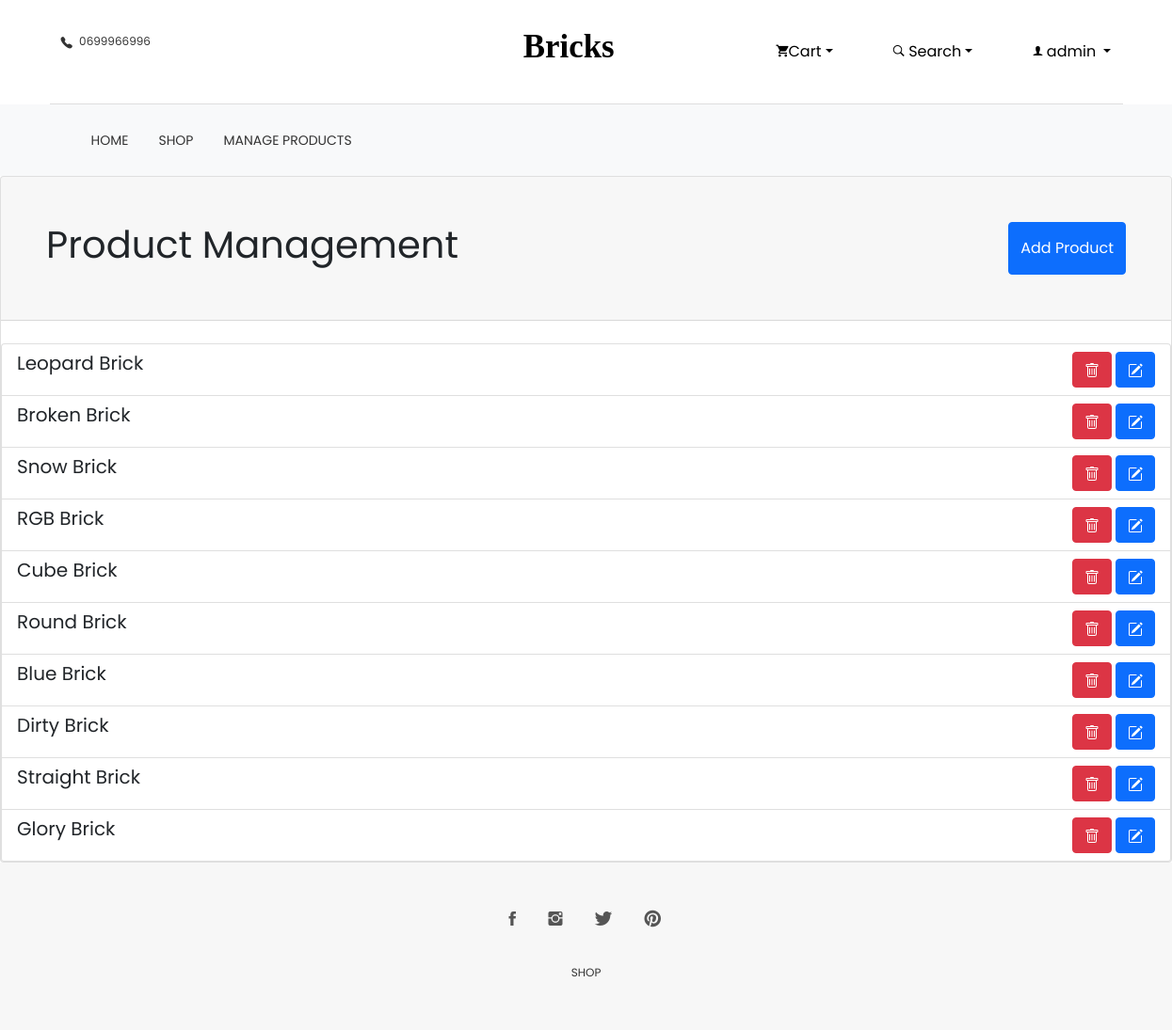
/manage-products.php (signed in), run on the app's committed database.
### tables this page shows
CREATE TABLE `product` (
  `id` int(11) NOT NULL AUTO_INCREMENT,
  `name` varchar(45) NOT NULL,
  `price` double(4,2) NOT NULL,
  `description` varchar(500) DEFAULT NULL,
  `image` varchar(260) DEFAULT NULL,
  `categoryId` int(11) DEFAULT NULL,
  PRIMARY KEY (`id`)
);

### php/controller/productFunc.php (called while the page is built, shortened)
<?php
function getAllProducts(){
    $dblink = getDB();
    $sql = 'SELECT * FROM product;';
    $sth = $dblink->prepare($sql);
    $sth->execute();
    $allProducts = $sth->fetchAll(PDO::FETCH_ASSOC);
    return $allProducts;
}
?>

### manage-products.php (the view, shortened to what this page needs)
<!DOCTYPE html>
<html lang="en">
<head>
    <link rel="stylesheet" href="plugins/themefisher-font/style.css">
    <link rel="stylesheet" href="plugins/bootstrap/css/bootstrap.min.css">
    <link rel="stylesheet" href="plugins/animate/animate.css">
    <link rel="stylesheet" href="plugins/slick/slick.css">
    <link rel="stylesheet" href="plugins/slick/slick-theme.css">
    <link rel="stylesheet" href="css/style.css">
</head>
<body id="body">
<?php
$products = getAllProducts();
?>
<div class="card flex-column">
    <div class="card-header p-5 mb-4 justify-content-between" style="display: flex">
        <h1>Product Management</h1>
        <button type="button" class="btn btn-primary" onclick="setMode('create')" data-bs-toggle="modal"
                data-bs-target="#productFormModal">
            Add Product
        </button>
    </div>
    <div class="list-group">
        <?php foreach ($products as $product): ?>
            <div class="list-group-item" aria-current="true">
                <div class="d-flex w-100 justify-content-between">
                    <h5 class="mb-1"><?= $product['name'] ?></h5>
                    <div>
                        <button type="button" class="btn btn-danger" value="delete"
                                onclick="deleteProduct(<?= $product['id'] ?>)" data-bs-toggle="tooltip"
                                data-bs-placement="top" title="Delete">
                        </button>
                        <button type="button" class="btn btn-primary" onclick="setMode('edit', <?= $product['id'] ?>)"
                                data-bs-toggle="modal"
                                data-bs-target="#productFormModal">
                        </button>
                    </div>
                </div>
            </div>
        <?php endforeach; ?>
    </div>
</div>
<div class="toast-container">
    <div class="position-fixed bottom-0 end-0 p-3" tabindex="-2">
    </div>
</div>
<?php include 'php/components/footer/footer.php' ?>
</body>

### css/style.css (style rules this page uses)
body { line-height: 1.5; font-family: "Poppins", sans-serif; -webkit-font-smoothing: antialiased; }
h1, h2, h3, h4, h5, h6 { font-family: "Poppins", sans-serif; }
h1, h2, h3, h4, h5, h6 { font-weight: 400; }
.w-100 { width: 100%; }

### data on the page
product: name "Leopard Brick"
product: name "Broken Brick"
product: name "Snow Brick"
product: name "RGB Brick"
product: name "Cube Brick"
product: name "Round Brick"
product: name "Blue Brick"
product: name "Dirty Brick"
product: name "Straight Brick"
product: name "Glory Brick"

### other printed values
$_SESSION['user']['username'] "admin"
